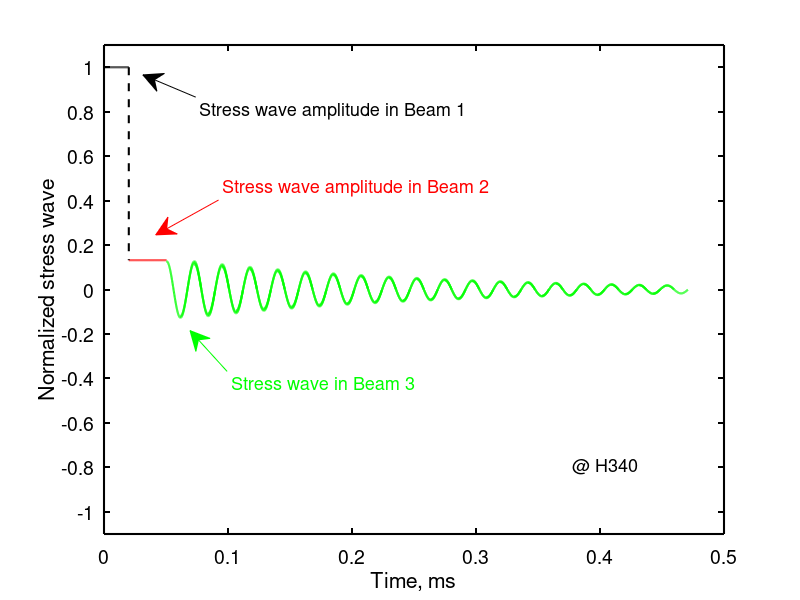

Recreate this plot in MATLAB.
clear all 
clc
close all

A3_L = 58;% mm
v3 = 5172; % m/s
t3 = 2*A3_L/v3; %
f3 = 1/t3;
gamma3 = 2*f3*pi;

v2 = 1034; % m/s
A2_L = 37;
t2 = A2_L/v2; %
f2 = 1/t2;
gamma2 = 2*f2*pi;

figure
%%
A3=25;
A2=6.5;
A4=7.5;
alpha1=10;
alpha2=10;
n1=alpha1*A3/A2;
n2=alpha2*A3/A4;
f1=(1-n1)/(1+n1);
f2=(1-n2)/(1+n2);
% fr=0.1274;
for i=1:1:38
    if i==1
        x = 0:0.0001:0.02;
        y(1:numel(x)) = 1;
        % 0.02 ms stress wave in Beam 1
        plot(x,y,'k','LineWidth',1.5), grid on  
        hold on
    else
        if i==2
            fr=0.1319;
            x = 0.02:0.0001:0.0504;
            y(1:numel(x)) = fr;
        plot(x,y,'r','LineWidth',1.5), grid on  
        hold on
        fr=0.1274;
        end
    end
    if i>=3
        x = (i-3)*t3/2+0.0056+0.0448:0.0001:i*t3/2+0.0448;
        y = fr*sin(gamma3*x);
         if rem(i,2)==0
            fr=-f1*fr;
         else
            fr=-f2*fr;
         end
        plot(x,y,'g','LineWidth',1.5), grid on  
        hold on
    end 
end
plot([0.02 0.02], [1 0.1319],'k--','LineWidth',1.5)
hold on 
%%
xlabel('Time, ms')
xticks(0:0.1:0.5)
xlim([0 0.5])
ylabel('Normalized stress wave')
yticks(-1:0.2:1)
ylim([-1.1 1.1])
legend off
set(gca,'xcolor','k','ycolor','k','linewidth',1.5,'FontSize',14)
hold on
annotation('textarrow',[0.244642857142857 0.178571428571428],...
    [0.838095238095238 0.875190476190478],'String',...
    {['Stress wave amplitude in Beam 1']},'FontSize',13);
set(gca,'xcolor','k','ycolor','k','linewidth',1.5,'FontSize',14,...
    'GridLineStyle','none')
annotation('textarrow',[0.273214285714285 0.194642857142856],...
    [0.666666666666668 0.608523809523814],'Color',[1 0 0],'String',...
    {'Stress wave amplitude in Beam 2'},...
    'FontSize',13);
annotation('textarrow',[0.283928571428571 0.237499999999998],...
    [0.380952380952381 0.449000000000005],'Color',[0 1 0],'String',...
    {'Stress wave in Beam 3'},...
    'FontSize',13);
annotation('textbox',...
    [0.715285714285713 0.185714285714287 0.152571428571429 0.0761904761904794],...
    'String','@ H340',...
    'FontSize',13,...
    'FitBoxToText','off',...
    'EdgeColor',[1 1 1]);
print(gcf,'-dtiffn','Stress_wave_new')